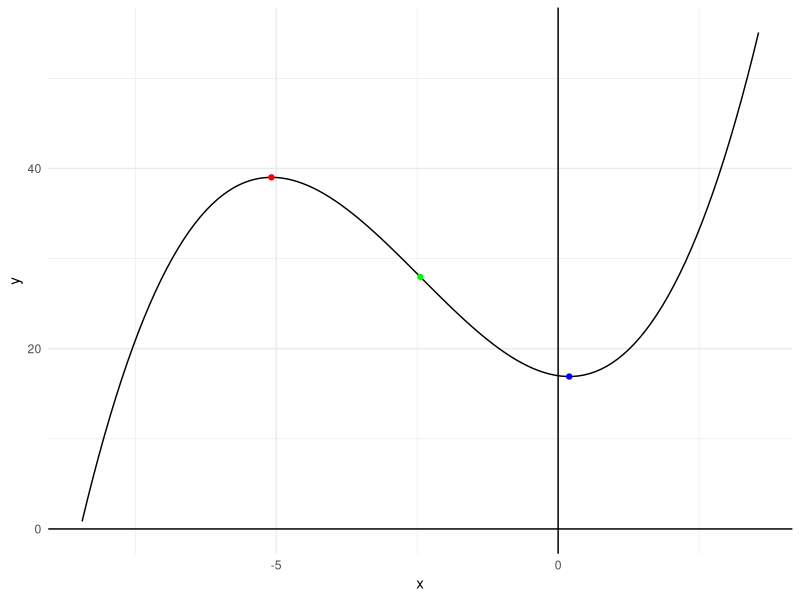

Write R code to recreate this figure.
## ---- chunk 1

# Attach tidyverse

library(tidyverse)

# Set coefficients, chosen via trial and error, note that b^2 - 3ac > 0

a_coeff <- 0.3

b_coeff <- 2.2

c_coeff <- -0.9

d_coeff <- 17

# Calculate the point of inflection

inflection_x <- 
  - b_coeff / (3 * a_coeff)

inflection_y <- 
  (2 * b_coeff^3) / (27 * a_coeff^2) - 
  (b_coeff * c_coeff) / (3 * a_coeff) +
  d_coeff

# Calculate the maximum and minimum points

max_x <- 
  (-b_coeff - 
     sqrt(
       b_coeff^2 - 
         3 * a_coeff * c_coeff
     )) / (3 * a_coeff)

min_x <- 
  (-b_coeff + 
     sqrt(
       b_coeff^2 - 
         3 * a_coeff * c_coeff
     )) / (3 * a_coeff)

max_y <- 
  a_coeff * max_x^3 +
  b_coeff * max_x^2 +
  c_coeff * max_x +
  d_coeff

min_y <- 
  a_coeff * min_x^3 +
  b_coeff * min_x^2 +
  c_coeff * min_x +
  d_coeff

# Plot the general cubic equation with

tibble(
  abscissa = seq(
    inflection_x - 6, 
    inflection_x + 6, 
    by = 0.1
  ),
  ordinate = 
    a_coeff * abscissa^3 +
    b_coeff * abscissa^2 +
    c_coeff * abscissa +
    d_coeff
) %>% 
  ggplot(
    aes(
      abscissa,
      ordinate
    )
  ) +
  geom_line() +
  annotate(
    "point",
    x = inflection_x,
    y = inflection_y,
    color = "green"
  ) +
  annotate(
    "point",
    x = max_x,
    y = max_y,
    color = "red"
  ) +
  annotate(
    "point",
    x = min_x,
    y = min_y,
    color = "blue"
  ) +
  geom_hline(yintercept = 0) +
  geom_vline(xintercept = 0) +
  theme_minimal() +
  labs(
    x = "x",
    y = "y"
  )
  
